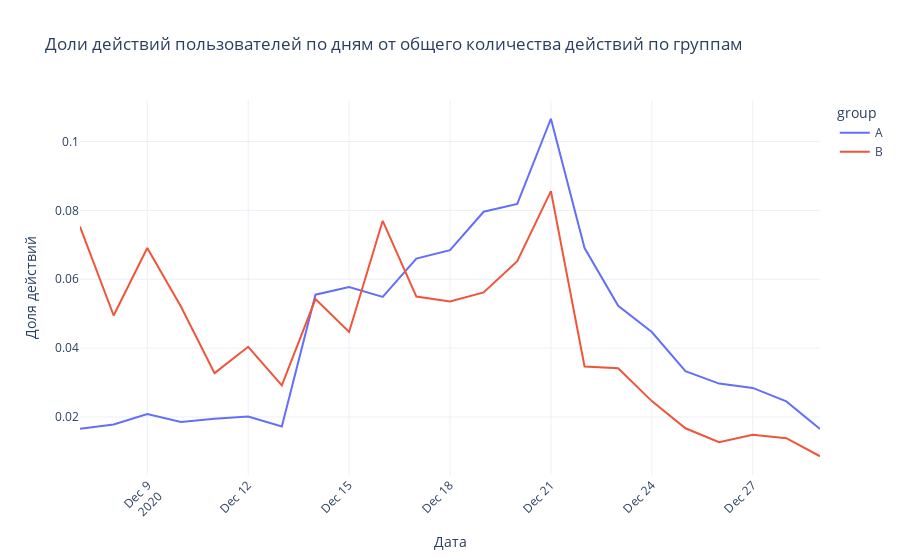

Notebook code cell kept with this figure:
### Markdown cell above
Я вижу колоссальную разницу в действиях, но связываю её именно с катастрофичной для теста разницей в количестве респондентов. Но в целом можно отметить, что плюс минус распределение одинаковое, хотя если в группе А 16 по 20 декабря шел плавный рост, то в группе В было был спад и небольшой подъем. 
Для улучшения понимания картины, посчитаю действия в долях от действий по группам

### Code cell
actions_per_day = a_b_rec.groupby(['group', 'day_event_dt'])['event_name'].count().reset_index()
actions_per_group = actions_per_day.groupby('group')['event_name'].sum().reset_index()
actions_per_day = actions_per_day.merge(actions_per_group, on='group', suffixes=('', '_total'))
actions_per_day['action_ratio'] = actions_per_day['event_name'] / actions_per_day['event_name_total']

fig = px.line(actions_per_day, x='day_event_dt', y='action_ratio', color='group',
              title='Доли действий пользователей по дням от общего количества действий по группам',
              labels={'day_event_dt': 'Дата', 'action_ratio': 'Доля действий'},
              template='plotly_white')

fig.update_layout(xaxis_tickangle=-45)
fig.show()

### Figure 1 — Plotly figure (JSON) as saved in the notebook; plotly's stock layout.template omitted (floating-point values rounded to 4 significant figures)
{"data": [{"hovertemplate": "group=A<br>Дата=%{x}<br>Доля действий=%{y}<extra></extra>", "legendgroup": "A", "line": {"color": "#636efa", "dash": "solid"}, "marker": {"symbol": "circle"}, "mode": "lines", "name": "A", "orientation": "v", "showlegend": true, "type": "scatter", "x": ["2020-12-07T00:00:00", "2020-12-08T00:00:00", "2020-12-09T00:00:00", "2020-12-10T00:00:00", "2020-12-11T00:00:00", "2020-12-12T00:00:00", "2020-12-13T00:00:00", "2020-12-14T00:00:00", "2020-12-15T00:00:00", "2020-12-16T00:00:00", "2020-12-17T00:00:00", "2020-12-18T00:00:00", "2020-12-19T00:00:00", "2020-12-20T00:00:00", "2020-12-21T00:00:00", "2020-12-22T00:00:00", "2020-12-23T00:00:00", "2020-12-24T00:00:00", "2020-12-25T00:00:00", "2020-12-26T00:00:00", "2020-12-27T00:00:00", "2020-12-28T00:00:00", "2020-12-29T00:00:00"], "xaxis": "x", "y": [0.01659, 0.01785, 0.02088, 0.01855, 0.01949, 0.02012, 0.01722, 0.05552, 0.05773, 0.05489, 0.06599, 0.06845, 0.07962, 0.08189, 0.1066, 0.06908, 0.0523, 0.04467, 0.03331, 0.02971, 0.02845, 0.02454, 0.01653], "yaxis": "y"}, {"hovertemplate": "group=B<br>Дата=%{x}<br>Доля действий=%{y}<extra></extra>", "legendgroup": "B", "line": {"color": "#EF553B", "dash": "solid"}, "marker": {"symbol": "circle"}, "mode": "lines", "name": "B", "orientation": "v", "showlegend": true, "type": "scatter", "x": ["2020-12-07T00:00:00", "2020-12-08T00:00:00", "2020-12-09T00:00:00", "2020-12-10T00:00:00", "2020-12-11T00:00:00", "2020-12-12T00:00:00", "2020-12-13T00:00:00", "2020-12-14T00:00:00", "2020-12-15T00:00:00", "2020-12-16T00:00:00", "2020-12-17T00:00:00", "2020-12-18T00:00:00", "2020-12-19T00:00:00", "2020-12-20T00:00:00", "2020-12-21T00:00:00", "2020-12-22T00:00:00", "2020-12-23T00:00:00", "2020-12-24T00:00:00", "2020-12-25T00:00:00", "2020-12-26T00:00:00", "2020-12-27T00:00:00", "2020-12-28T00:00:00", "2020-12-29T00:00:00"], "xaxis": "x", "y": [0.0753, 0.04949, 0.06909, 0.05212, 0.03275, 0.0404, 0.02917, 0.05427, 0.0447, 0.07698, 0.05498, 0.05355, 0.05618, 0.06526, 0.08558, 0.03466, 0.03419, 0.02462, 0.01673, 0.01267, 0.01482, 0.01387, 0.008606], "yaxis": "y"}], "layout": {"legend": {"title": {"text": "group"}, "tracegroupgap": 0}, "title": {"text": "Доли действий пользователей по дням от общего количества действий по группам"}, "xaxis": {"anchor": "y", "domain": [0, 1], "tickangle": -45, "title": {"text": "Дата"}}, "yaxis": {"anchor": "x", "domain": [0, 1], "title": {"text": "Доля действий"}}}}
